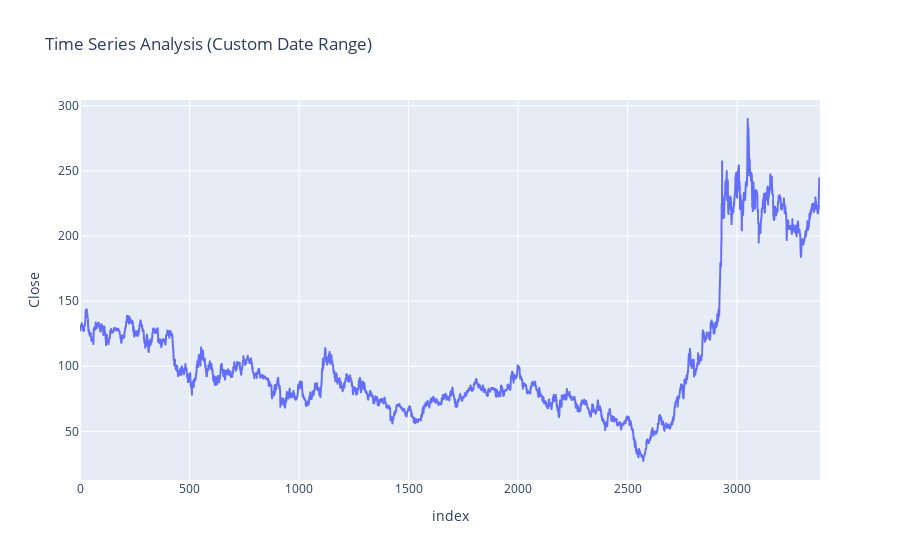

Notebook code cell kept with this figure:
### Code cell
figure = px.line(data, x = data.index, 
                 y = 'Close', 
                 range_x = ['2019-07-01','2023-7-5'], 
                 title = "Time Series Analysis (Custom Date Range)")
figure.show()

### Figure 1 — Plotly figure (JSON) as saved in the notebook; plotly's stock layout.template omitted (floating-point values rounded to 4 significant figures; data arrays with more than 128 entries replaced by an {"elided": "..."} marker saying what was removed)
{"data": [{"hovertemplate": "index=%{x}<br>Close=%{y}<extra></extra>", "legendgroup": "", "line": {"color": "#636efa", "dash": "solid"}, "marker": {"symbol": "circle"}, "mode": "lines", "name": "", "showlegend": false, "type": "scattergl", "x": {"elided": "3380 int values"}, "xaxis": "x", "y": {"elided": "3380 float values"}, "yaxis": "y"}], "layout": {"autosize": true, "legend": {"tracegroupgap": 0}, "title": {"text": "Time Series Analysis (Custom Date Range)"}, "xaxis": {"anchor": "y", "autorange": true, "domain": [0, 1], "range": [0, 3379], "title": {"text": "index"}, "type": "linear"}, "yaxis": {"anchor": "x", "autorange": true, "domain": [0, 1], "range": [12.72, 304.4], "title": {"text": "Close"}, "type": "linear"}}}
